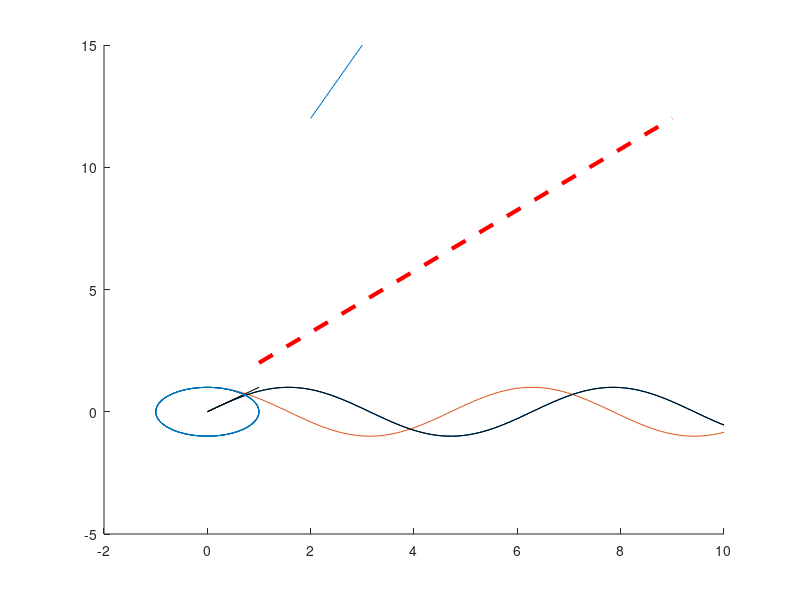

MATLAB code to generate this figure: (Note: this script raises an error after producing the figure.)
% Smoke test for the line primitive: 2-D, 3-D, matrix, low-level, and
% property-after-creation forms.

% line(x, y) — single 2-D line
x = linspace(0, 10);
y = sin(x);
line(x, y);

% Matrix input draws one line per column
x2 = linspace(0, 10)';
y2 = [sin(x2) cos(x2)];
line(x2, y2);

% line(x, y, z) — 3-D line
t = linspace(0, 10*pi, 200);
line(sin(t), cos(t), t);

% No arguments — line from (0,0) to (1,1)
line;

% Name-Value styling
line([1 9], [2 12], 'Color', 'red', 'LineStyle', '--', 'LineWidth', 3);

% Low-level form draws a black line
line('XData', x, 'YData', y);

% Return handle and change properties after creation
pl = line([3 2], [15 12]);
pl.Color = 'green';
pl.LineStyle = '--';

disp('SUCCESS');
